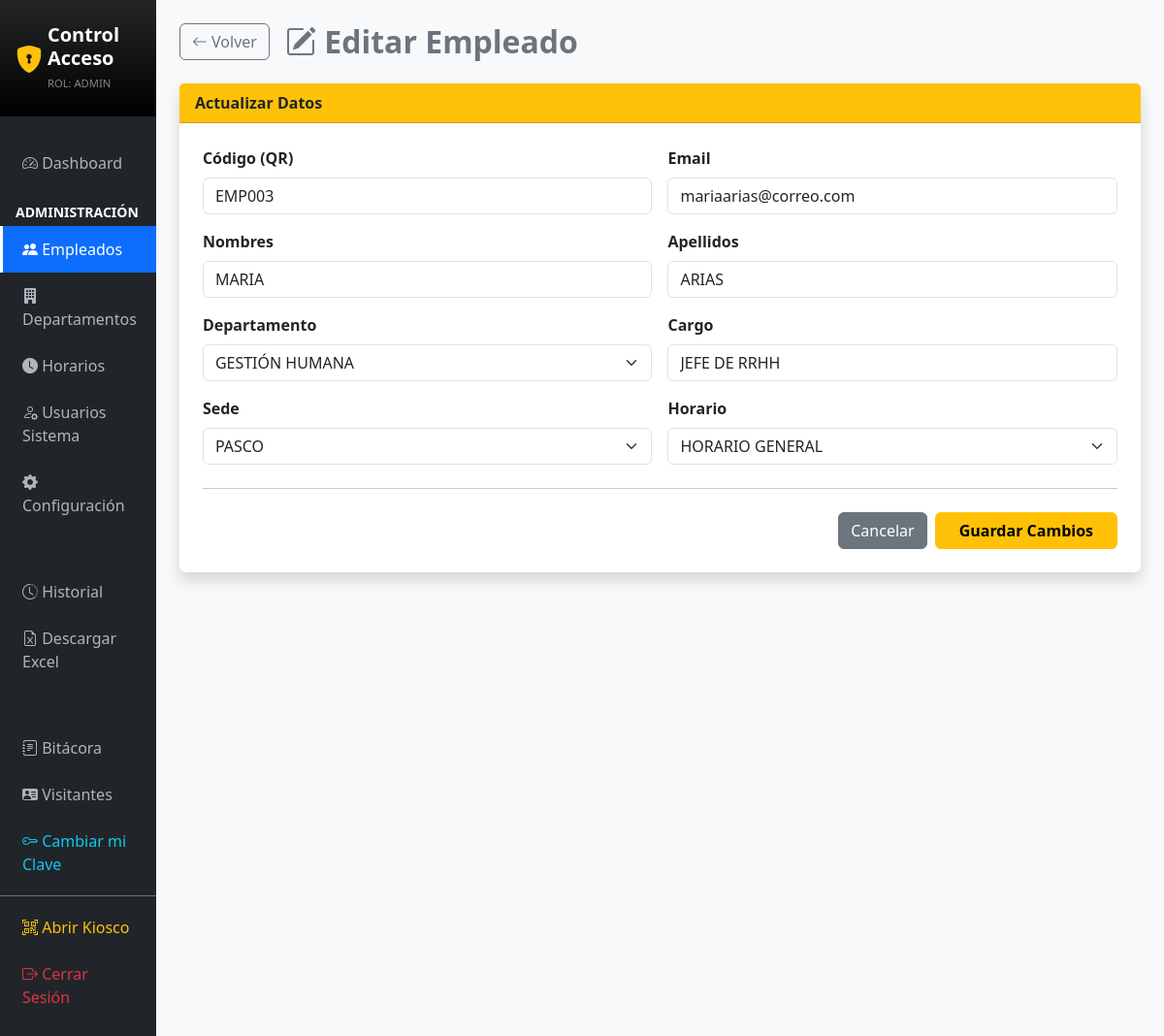
The app's page /?c=Employee&a=edit&id=3 (signed in) with its own data.
### tables this page shows
CREATE TABLE IF NOT EXISTS `employees` (
  `id` int NOT NULL AUTO_INCREMENT,
  `employee_code` varchar(20) NOT NULL,
  `first_name` varchar(100) NOT NULL,
  `last_name` varchar(100) NOT NULL,
  `email` varchar(100) DEFAULT NULL,
  `password` varchar(255) DEFAULT NULL,
  `department_id` int DEFAULT NULL,
  `schedule_id` int DEFAULT NULL,
  `position` varchar(100) DEFAULT NULL,
  `site_name` varchar(120) DEFAULT NULL,
  `photo_path` varchar(255) DEFAULT 'default.png',
  `status` enum('activo','inactivo') DEFAULT 'activo',
  `created_at` datetime DEFAULT CURRENT_TIMESTAMP,
  PRIMARY KEY (`id`),
  UNIQUE KEY `employee_code` (`employee_code`),
  KEY `department_id` (`department_id`),
  KEY `schedule_id` (`schedule_id`),
  CONSTRAINT `employees_ibfk_1` FOREIGN KEY (`department_id`) REFERENCES `departments` (`id`),
  CONSTRAINT `employees_ibfk_2` FOREIGN KEY (`schedule_id`) REFERENCES `schedules` (`id`)
);

CREATE TABLE IF NOT EXISTS `departments` (
  `id` int NOT NULL AUTO_INCREMENT,
  `name` varchar(100) NOT NULL,
  `status` enum('activo','inactivo') DEFAULT 'activo',
  PRIMARY KEY (`id`)
);

CREATE TABLE IF NOT EXISTS `schedules` (
  `id` int NOT NULL AUTO_INCREMENT,
  `name` varchar(100) NOT NULL,
  `entry_time` varchar(255) NOT NULL,
  `breakfast_time` varchar(255) DEFAULT NULL,
  `breakfast_return_time` varchar(255) DEFAULT NULL,
  `lunch_out_time` varchar(255) NOT NULL,
  `lunch_return_time` varchar(255) NOT NULL,
  `check_out_time` varchar(255) NOT NULL,
  `created_at` datetime DEFAULT CURRENT_TIMESTAMP,
  PRIMARY KEY (`id`),
  UNIQUE KEY `name` (`name`)
);

### app/config/db.php (called while the page is built, shortened)
<?php
class Database {
    private $host = "localhost";
    private $db_name = "control_acceso_db";
    private $username = "root";
    private $password = "";
    public function getConnection() {
        $this->conn = null;
        try {
            $this->conn = new PDO("mysql:host=" . $this->host . ";dbname=" . $this->db_name, $this->username, $this->password);
            $this->conn->exec("set names utf8");
            $offset = date("P");
            $this->conn->exec("SET time_zone='$offset';");
        } catch(PDOException $exception) {
            echo "Error de conexión: " . $exception->getMessage();
        }
        return $this->conn;
    }
}
?>

### app/models/Employee.php (called while the page is built, shortened)
<?php
class Employee {
    private $conn;
    private $table = "employees";
    public function __construct($db) {
        $this->conn = $db;
    }
    public function getById($id) {
        $query = "SELECT * FROM " . $this->table . " WHERE id = :id LIMIT 1";
        $stmt = $this->conn->prepare($query);
        $stmt->bindParam(':id', $id);
        $stmt->execute();
        return $stmt->fetch(PDO::FETCH_ASSOC);
    }
    public function getSchedules() {
        $stmt = $this->conn->query("SELECT * FROM schedules ORDER BY name ASC");
        return $stmt->fetchAll(PDO::FETCH_ASSOC);
    }
}
?>

### app/views/employees/edit.php (the view, shortened to what this page needs)
<!DOCTYPE html>
<html lang="es">
<head>
    <link href="https://cdn.jsdelivr.net/npm/bootstrap@5.3.0/dist/css/bootstrap.min.css" rel="stylesheet">
    <link rel="stylesheet" href="https://cdn.jsdelivr.net/npm/bootstrap-icons@1.10.0/font/bootstrap-icons.css">
</head>
<body class="bg-light">
<div class="d-flex">
    <?php require_once '../app/views/layouts/sidebar.php'; ?>
    <div class="flex-grow-1 p-4" style="height: 100vh; overflow-y: auto;">
        <div class="d-flex align-items-center mb-4">
            <a href="?c=Employee" class="btn btn-outline-secondary me-3"><i class="bi bi-arrow-left"></i> Volver</a>
            <h2 class="mb-0 fw-bold text-secondary"><i class="bi bi-pencil-square"></i> Editar Empleado</h2>
        </div>
        <div class="card shadow border-0">
            <div class="card-header bg-warning text-dark fw-bold">
                Actualizar Datos
            </div>
            <div class="card-body p-4">
                <form action="?c=Employee&a=update_data" method="POST">
                    <div class="row g-3">
                        <div class="col-md-6">
                            <label class="form-label fw-bold">Código (QR)</label>
                            <input type="text" name="employee_code" class="form-control" required value="<?php echo $emp['employee_code']; ?>">
                        </div>
                        <div class="col-md-6">
                            <label class="form-label fw-bold">Email</label>
                            <input type="email" name="email" class="form-control" required value="<?php echo $emp['email']; ?>">
                        </div>
                        <div class="col-md-6">
                            <label class="form-label fw-bold">Nombres</label>
                            <input type="text" name="first_name" class="form-control" required value="<?php echo $emp['first_name']; ?>">
                        </div>
                        <div class="col-md-6">
                            <label class="form-label fw-bold">Apellidos</label>
                            <input type="text" name="last_name" class="form-control" required value="<?php echo $emp['last_name']; ?>">
                        </div>
                        <div class="col-md-6">
                            <label class="form-label fw-bold">Departamento</label>
                            <select name="department_id" class="form-select">
                                <?php foreach($departments as $dept): ?>
                                    <option value="<?php echo $dept['id']; ?>" <?php echo ($dept['id'] == $emp['department_id']) ? 'selected' : ''; ?>>
                                        <?php echo $dept['name']; ?>
                                    </option>
                                <?php endforeach; ?>
                            </select>
                        </div>
                        <div class="col-md-6">
                            <label class="form-label fw-bold">Cargo</label>
                            <input type="text" name="position" class="form-control" required value="<?php echo $emp['position']; ?>">
                        </div>
                        <div class="col-md-6">
                            <label class="form-label fw-bold">Sede</label>
                            <select name="site_name" class="form-select text-uppercase" required>
                                <?php foreach($availableSites as $site): ?>
                                    <option value="<?php echo $site; ?>" <?php echo (($emp['site_name'] ?? '') === $site) ? 'selected' : ''; ?>>
                                        <?php echo $site; ?>
                                    </option>
                                <?php endforeach; ?>
                            </select>
                        </div>
                        <div class="col-md-6">
                            <label class="form-label fw-bold">Horario</label>
                            <select name="schedule_id" class="form-select">
                                <?php foreach($schedules as $schedule): ?>
                                    <option value="<?php echo $schedule['id']; ?>" <?php echo ((int)($emp['schedule_id'] ?? 0) === (int)$schedule['id']) ? 'selected' : ''; ?>>
                                        <?php echo htmlspecialchars($schedule['name']); ?>
                                    </option>
                                <?php endforeach; ?>
                            </select>
                        </div>
                    </div>
                    <hr class="my-4">
                    <div class="d-flex justify-content-end">
                        <a href="?c=Employee" class="btn btn-secondary me-2">Cancelar</a>
                        <button type="submit" class="btn btn-warning fw-bold px-4">Guardar Cambios</button>
                    </div>
                </form>
            </div>
        </div>
    </div>
</div>
</body>
</html>

### records on screen
employees: employee_code "EMP003", email "mariaarias@correo.com", first_name "MARIA", last_name "ARIAS", department_id "GESTIÓN HUMANA", position "JEFE DE RRHH", site_name "PASCO", schedule_id "HORARIO GENERAL"

### other values on screen
$_SESSION['role'] "ADMIN"
